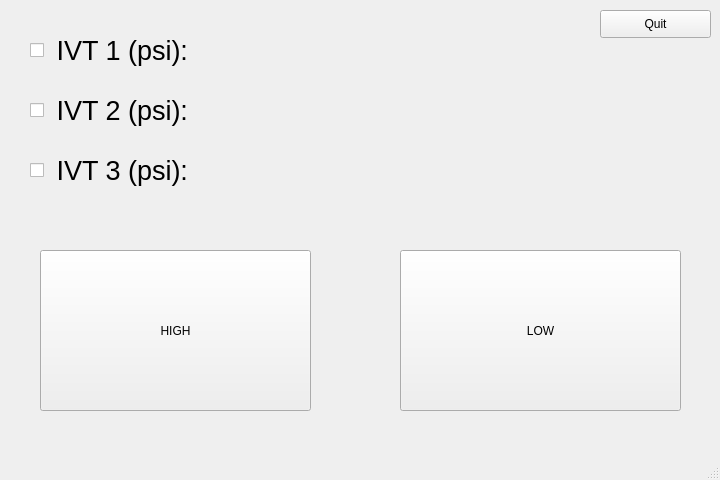
<?xml version="1.0" encoding="UTF-8"?>
<ui version="4.0">
 <class>MainWindow</class>
 <widget class="QMainWindow" name="MainWindow">
  <property name="enabled">
   <bool>true</bool>
  </property>
  <property name="minimumSize">
   <size>
    <width>720</width>
    <height>480</height>
   </size>
  </property>
  <property name="maximumSize">
   <size>
    <width>720</width>
    <height>480</height>
   </size>
  </property>
  <property name="windowTitle">
   <string>MainWindow</string>
  </property>
  <widget class="QWidget" name="centralwidget">
   <widget class="QPushButton" name="btn_exit">
    <property name="geometry">
     <rect>
      <x>600</x>
      <y>10</y>
      <width>111</width>
      <height>28</height>
     </rect>
    </property>
    <property name="text">
     <string>Quit</string>
    </property>
   </widget>
   <widget class="QPushButton" name="btn_OFF">
    <property name="geometry">
     <rect>
      <x>400</x>
      <y>250</y>
      <width>281</width>
      <height>161</height>
     </rect>
    </property>
    <property name="text">
     <string>LOW</string>
    </property>
   </widget>
   <widget class="QPushButton" name="btn_ON">
    <property name="geometry">
     <rect>
      <x>40</x>
      <y>250</y>
      <width>271</width>
      <height>161</height>
     </rect>
    </property>
    <property name="autoFillBackground">
     <bool>false</bool>
    </property>
    <property name="text">
     <string>HIGH</string>
    </property>
   </widget>
   <widget class="QCheckBox" name="label_ITV_B">
    <property name="geometry">
     <rect>
      <x>30</x>
      <y>90</y>
      <width>371</width>
      <height>41</height>
     </rect>
    </property>
    <property name="font">
     <font>
      <family>Arial</family>
      <pointsize>20</pointsize>
      <kerning>true</kerning>
     </font>
    </property>
    <property name="text">
     <string> IVT 2 (psi): </string>
    </property>
    <property name="checked">
     <bool>false</bool>
    </property>
   </widget>
   <widget class="QCheckBox" name="label_ITV_B_2">
    <property name="geometry">
     <rect>
      <x>30</x>
      <y>30</y>
      <width>371</width>
      <height>41</height>
     </rect>
    </property>
    <property name="font">
     <font>
      <family>Arial</family>
      <pointsize>20</pointsize>
      <kerning>true</kerning>
     </font>
    </property>
    <property name="text">
     <string> IVT 1 (psi): </string>
    </property>
    <property name="checked">
     <bool>false</bool>
    </property>
   </widget>
   <widget class="QCheckBox" name="label_ITV_B_3">
    <property name="geometry">
     <rect>
      <x>30</x>
      <y>150</y>
      <width>371</width>
      <height>41</height>
     </rect>
    </property>
    <property name="font">
     <font>
      <family>Arial</family>
      <pointsize>20</pointsize>
      <kerning>true</kerning>
     </font>
    </property>
    <property name="text">
     <string> IVT 3 (psi): </string>
    </property>
    <property name="checked">
     <bool>false</bool>
    </property>
   </widget>
  </widget>
  <widget class="QMenuBar" name="menubar">
   <property name="geometry">
    <rect>
     <x>0</x>
     <y>0</y>
     <width>720</width>
     <height>26</height>
    </rect>
   </property>
  </widget>
  <widget class="QStatusBar" name="statusbar"/>
 </widget>
 <resources/>
 <connections/>
</ui>
